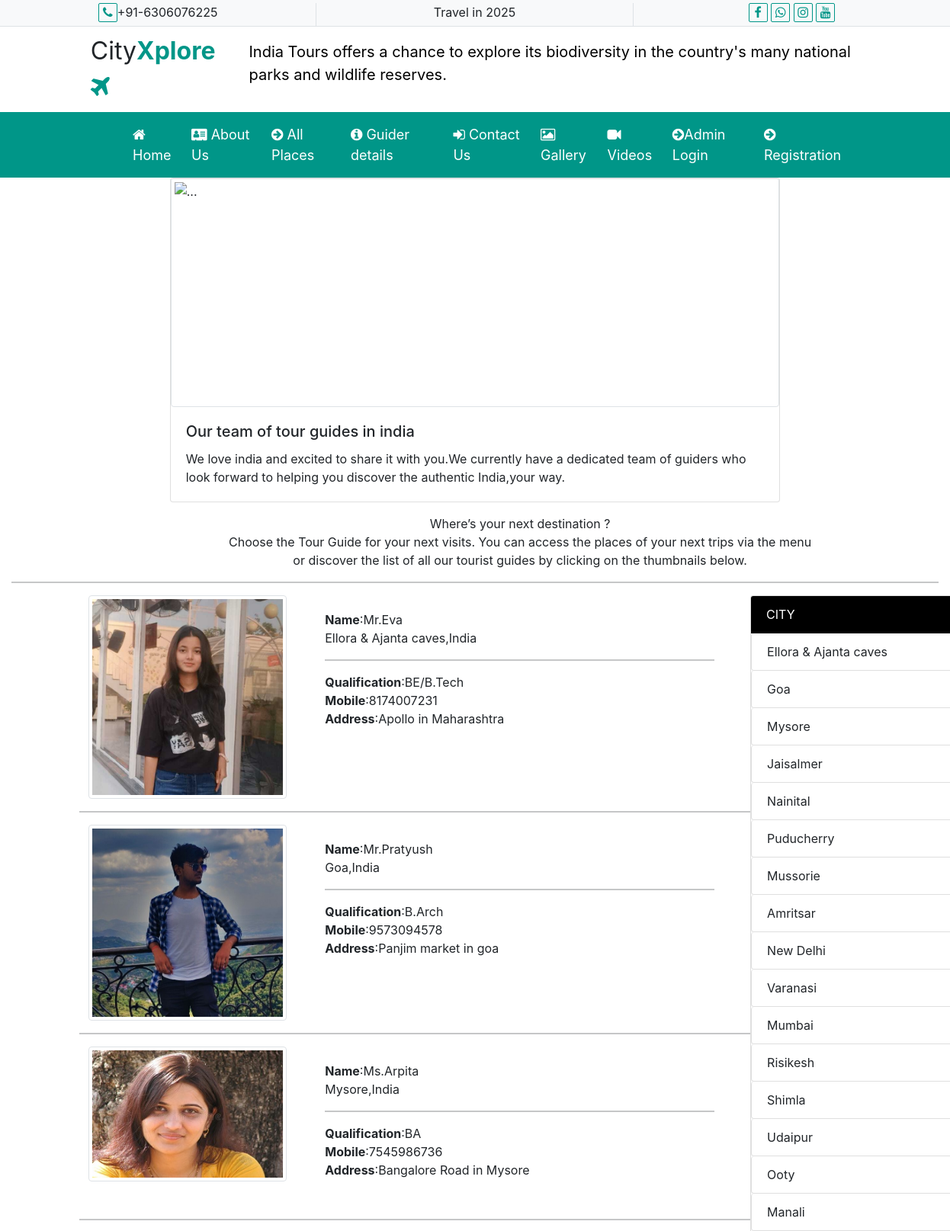
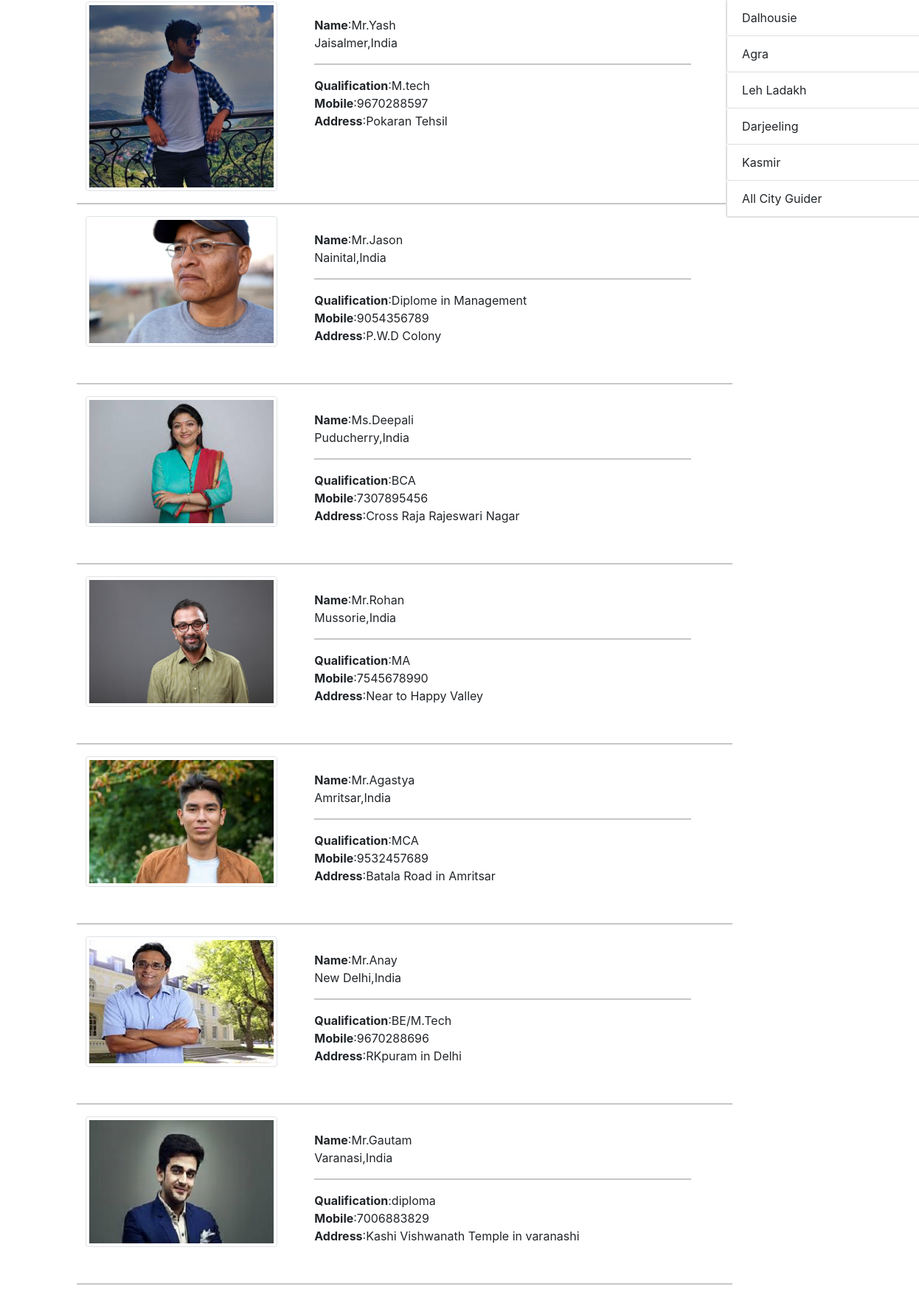
The page /user/guiderdetails/ (upper part) on the database its author committed (2 pictures, top to bottom).
### user/models.py (models this page shows)
class guider(models.Model):
    name=models.CharField(max_length=100)
    city=models.ForeignKey(category,on_delete=models.CASCADE)
    guiderpic=models.ImageField(upload_to='static/guider/',default="")
    qualification=models.CharField(max_length=100)
    gid=models.CharField(max_length=30)
    gidp=models.CharField(max_length=30)
    mobile=models.CharField(max_length=20)
    address=models.TextField(max_length=1000)
    gdate=models.DateField()

class category(models.Model):
    cname=models.CharField(max_length=30)
    cpic=models.ImageField(upload_to='static/category/',default="")
    cdate=models.DateField()
    def __str__(self):
        return self.cname

### user/views.py (the view)
# urls.py: path('guiderdetails/',views.guiderdetails),
def guiderdetails(request):
    city = category.objects.all().order_by('-id')
    a = request.GET.get('abc')
    gd = ""
    if a is None:
        gd = guider.objects.all().order_by('-id')
    else:
        gd = guider.objects.filter(city=a)
    mydict = {"city": city, "guider": gd}
    return render(request,'user/guiderdetails.html',mydict)

### templates/user/guiderdetails.html (shortened to what this page needs)
{% extends 'base.html' %}
{% load static %}
{% block content %}
<div class="row ">
<div class="col-sm-2"></div>
<div class="col-sm-8">
    <div class="card mb-3">
  <img src="{% static 'images/sd2.jpg' %}" class="card-img-top gd img-thumbnail" alt="..." style="height:300px;">
  <div class="card-body">
    <h5 class="card-title gd">Our team of tour guides in india</h5>
    <p class="card-text gd">We love india and excited to share it with you.We currently have a dedicated team of guiders
    who look forward to helping you discover the authentic India,your way.</p>
  </div>
</div>
</div>
<div class="col-sm-2"></div>
</div>
<center>
<div class="row text-center" style="padding-left:300px;">
    Where’s your next destination ?<br>
Choose the Tour Guide for your next visits.
You can access the places of your next trips via the menu<br>
or discover the list of all our tourist guides by clicking on the thumbnails below.
</div>
</center>
<hr>
<div class="row">
    <div class="col-sm-1"></div>
    <div class="col-sm-10">
        <div class="row">
            <div class="col-sm-10">
                <div class="row">
                    {% if guider%}
                    {% for x in guider%}
                    <div class="card mb-3" style="max-width: 1100px;border:none;">
  <div class="row g-0" data-aos="fade-up">
    <div class="col-md-4">
      <img src="/{{x.guiderpic}}" class="img-fluid rounded-start img-thumbnail" alt="..." >
    </div>
    <div class="col-md-8">
      <div class="card-body">
    <p class="card-text">
        <b>Name</b>:{{x.name}}<br>
        <span class="card-title">{{x.city}},India</span><br>
        <hr>
        <b>Qualification</b>:{{x.qualification}}<br>
        <b>Mobile</b>:{{x.mobile}}<br>
        <b>Address</b>:{{x.address}}<br>
    </p>
      </div>
    </div>
  </div>
</div>
                    <hr>
                    {% endfor%}
                    {% endif %}
                </div>
            </div>
            <div class="col-sm-2">
                <div class="card" style="width: 18rem;">
  <div class="card-header" style="background:black;color:white">
      CITY
  </div>
   <ul class="list-group">
                    {% if city %}
                    {% for x in city %}
                    <a href="/user/guiderdetails/?abc={{x.id}}" style="text-decoration:none;"><li data-aos="fade-up" class="list-group-item">{{x.cname}}</li></a>
                    {% endfor %}
                    {% endif %}
                    <a href="/user/guiderdetails" style="text-decoration:none;"><li class="list-group-item">All City Guider</li></a>
</ul>
</div>
            </div>
        </div>
    </div>
    <div class="col-sm-1"></div>
</div>
{% endblock %}

### templates/base.html (style rules this page uses)
body { overflow-x:hidden; }

### templates/user/guiderdetails.html (style rules this page uses)
.gd { animation:fadeOutUpAnimation ease 3s; animation-iteration-count:1; animation-fill-mode:forwards; }

### rows shown on the page
guider: guiderpic (picture), name "Mr.Eva", city "Ellora & Ajanta caves", qualification "BE/B.Tech", mobile "8174007231", address "Apollo in Maharashtra"
guider: guiderpic (picture), name "Mr.Pratyush", city "Goa", qualification "B.Arch", mobile "9573094578", address "Panjim market in goa"
guider: guiderpic (picture), name "Ms.Arpita", city "Mysore", qualification "BA", mobile "7545986736", address "Bangalore Road in Mysore"
guider: guiderpic (picture), name "Mr.Yash", city "Jaisalmer", qualification "M.tech", mobile "9670288597", address "Pokaran Tehsil"
guider: guiderpic (picture), name "Mr.Jason", city "Nainital", qualification "Diplome in Management", mobile "9054356789", address "P.W.D Colony"
guider: guiderpic (picture), name "Ms.Deepali", city "Puducherry", qualification "BCA", mobile "7307895456", address "Cross Raja Rajeswari Nagar"
guider: guiderpic (picture), name "Mr.Rohan", city "Mussorie", qualification "MA", mobile "7545678990", address "Near to Happy Valley"
guider: guiderpic (picture), name "Mr.Agastya", city "Amritsar", qualification "MCA", mobile "9532457689", address "Batala Road in Amritsar"
guider: guiderpic (picture), name "Mr.Anay", city "New Delhi", qualification "BE/M.Tech", mobile "9670288696", address "RKpuram in Delhi"
guider: guiderpic (picture), name "Mr.Gautam", city "Varanasi", qualification "diploma", mobile "7006883829", address "Kashi Vishwanath Temple in varanashi"
category: cname "Ellora & Ajanta caves"
category: cname "Goa"
category: cname "Mysore"
category: cname "Jaisalmer"
category: cname "Nainital"
category: cname "Puducherry"
category: cname "Mussorie"
category: cname "Amritsar"
category: cname "New Delhi"
category: cname "Varanasi"
category: cname "Mumbai"
category: cname "Risikesh"
category: cname "Shimla"
category: cname "Udaipur"
category: cname "Ooty"
category: cname "Manali"
category: cname "Dalhousie"
category: cname "Agra"
category: cname "Leh Ladakh"
category: cname "Darjeeling"
category: cname "Kasmir"
